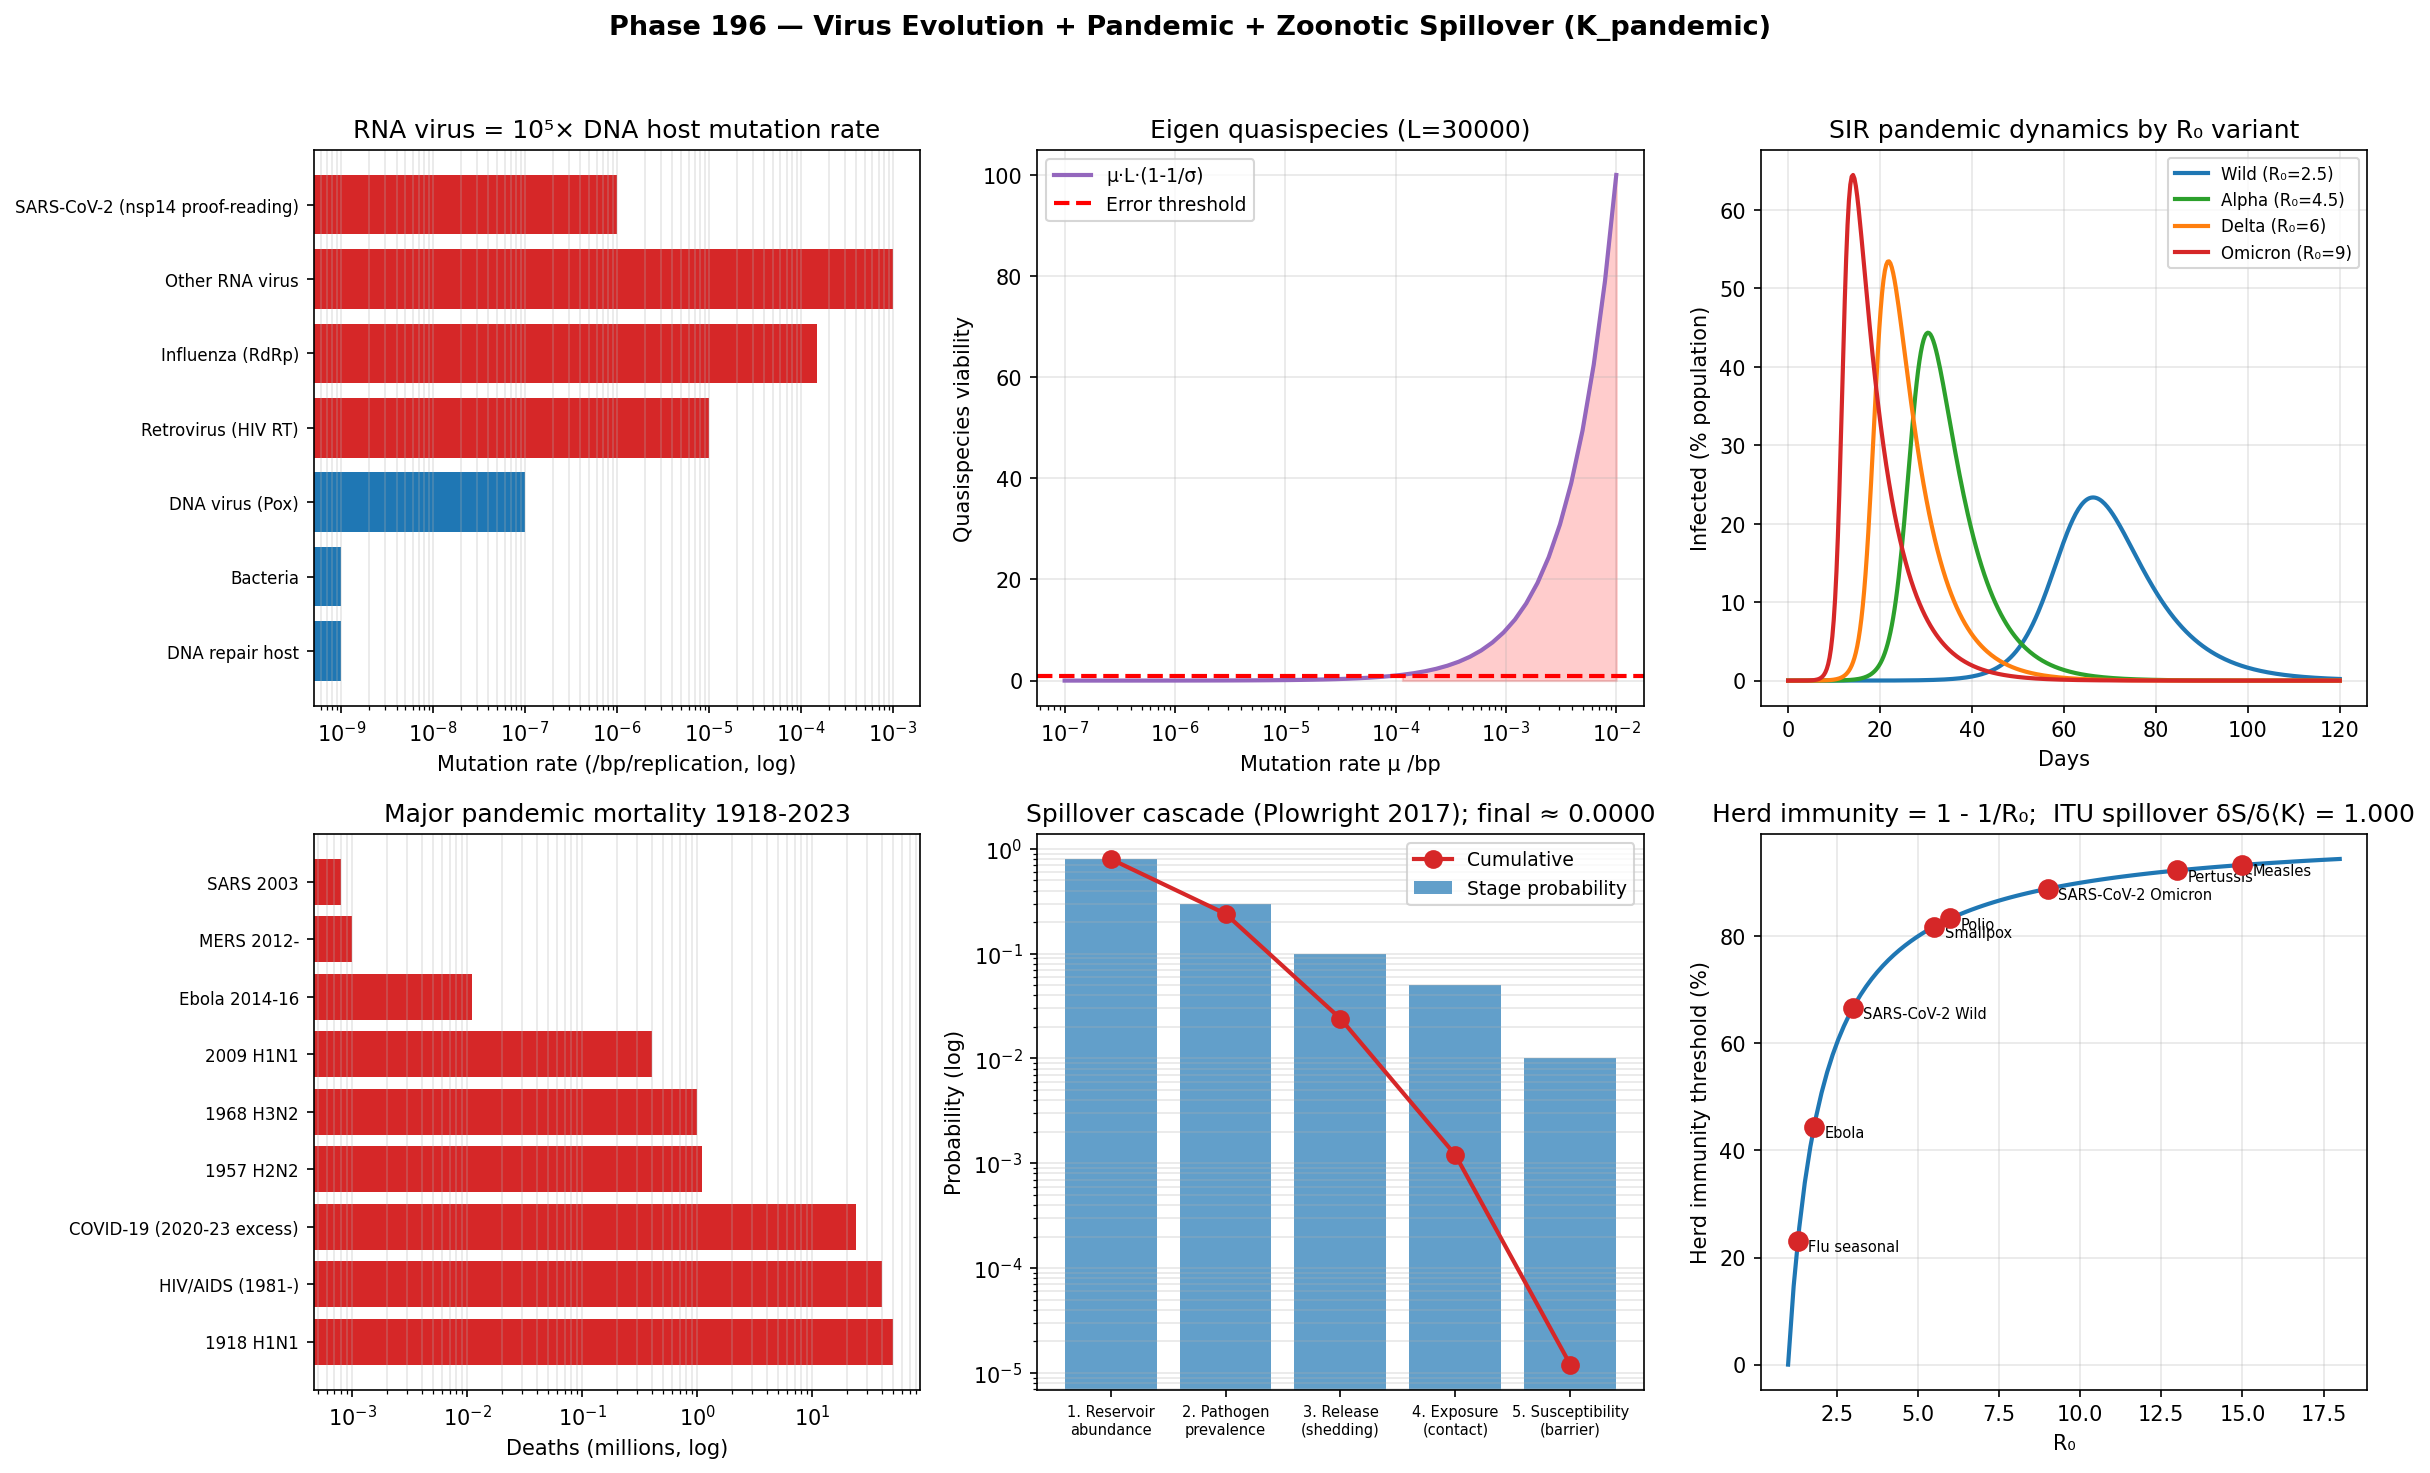

The script that saved this image:
"""
Phase 196 — Virus evolution + pandemic + zoonotic spillover (K_pandemic)

Simulations:
  1) RNA/DNA virus mutation rate comparison
  2) Quasispecies cloud (Eigen 1971)
  3) SIR pandemic dynamics for SARS-CoV-2 variants
  4) Pandemic history mortality
  5) Spillover 5-stage cascade (Plowright 2017)
  6) Herd immunity threshold by R0
  7) ITU K_pandemic axiom check during spillover

Outputs:
  - pandemic_spillover.png
  - pandemic_spillover_summary.json
"""

from __future__ import annotations

import json
from pathlib import Path

import matplotlib
matplotlib.use("Agg")
import matplotlib.pyplot as plt
import numpy as np
from scipy.integrate import odeint

OUT_PNG = Path(__file__).with_name("pandemic_spillover.png")
OUT_JSON = Path(__file__).with_name("pandemic_spillover_summary.json")

rng = np.random.default_rng(20260530)

# -------------------------------------------------------------
# 1) Mutation rate comparison
# -------------------------------------------------------------
mutation_rates = {
    "DNA repair host":     1e-9,
    "Bacteria":            1e-9,
    "DNA virus (Pox)":     1e-7,
    "Retrovirus (HIV RT)": 1e-5,
    "Influenza (RdRp)":    1.5e-4,
    "Other RNA virus":     1e-3,
    "SARS-CoV-2 (nsp14 proof-reading)": 1e-6,
}

# -------------------------------------------------------------
# 2) Quasispecies cloud (Eigen 1971)
# -------------------------------------------------------------
# Master sequence + mutant cloud
# Error threshold: μ*L*(1-1/σ) > 1 -> error catastrophe
seq_length = 30000  # SARS-CoV-2 genome
sigma = 1.5  # fitness ratio master vs mutants
mu_grid = np.logspace(-7, -2, 50)
error_threshold_violated = mu_grid * seq_length * (1 - 1 / sigma) > 1
# Quasispecies entropy proxy (Hamming distance distribution)
mu_picked = np.array([1e-6, 1e-4, 1e-3, 5e-3, 1e-2])
n_variants = mu_picked * seq_length * 3  # 3 possible substitutions per site

# -------------------------------------------------------------
# 3) SIR for SARS-CoV-2 variants
# -------------------------------------------------------------
def sir(y, t, beta, gamma):
    S, I, R = y
    dS = -beta * S * I
    dI = beta * S * I - gamma * I
    dR = gamma * I
    return [dS, dI, dR]

t = np.linspace(0, 120, 400)
N_pop = 1.0
y0 = [N_pop - 1e-6, 1e-6, 0]
gamma_rec = 1/7  # recovery time 7 days

variants = {
    "Wild (R₀=2.5)":    {"R0": 2.5, "color": "#1f77b4"},
    "Alpha (R₀=4.5)":   {"R0": 4.5, "color": "#2ca02c"},
    "Delta (R₀=6)":     {"R0": 6.0, "color": "#ff7f0e"},
    "Omicron (R₀=9)":   {"R0": 9.0, "color": "#d62728"},
}

sir_results = {}
for name, v in variants.items():
    beta = v["R0"] * gamma_rec
    sol = odeint(sir, y0, t, args=(beta, gamma_rec))
    sir_results[name] = sol[:, 1]  # I curve

# -------------------------------------------------------------
# 4) Pandemic history mortality
# -------------------------------------------------------------
pandemics = {
    "1918 H1N1": 50.0,
    "HIV/AIDS (1981-)": 40.0,
    "COVID-19 (2020-23 excess)": 24.0,
    "1957 H2N2": 1.1,
    "1968 H3N2": 1.0,
    "2009 H1N1": 0.4,
    "Ebola 2014-16": 0.011,
    "SARS 2003": 0.0008,
    "MERS 2012-": 0.001,
}

# -------------------------------------------------------------
# 5) Spillover 5-stage cascade probabilities (Plowright 2017)
# -------------------------------------------------------------
stages = ["1. Reservoir\nabundance", "2. Pathogen\nprevalence",
          "3. Release\n(shedding)", "4. Exposure\n(contact)",
          "5. Susceptibility\n(barrier)"]
typical_probs = [0.8, 0.3, 0.1, 0.05, 0.01]  # cumulative product gives spillover rate
cumulative = np.cumprod(typical_probs)

# -------------------------------------------------------------
# 6) Herd immunity threshold
# -------------------------------------------------------------
R0_grid = np.linspace(1, 18, 100)
herd_threshold = (1 - 1 / R0_grid) * 100

named_R0 = {"Measles": 15.0, "Pertussis": 13.0, "SARS-CoV-2 Wild": 3.0,
            "SARS-CoV-2 Omicron": 9.0, "Smallpox": 5.5, "Flu seasonal": 1.3,
            "Polio": 6.0, "Ebola": 1.8}

# -------------------------------------------------------------
# 7) ITU K_pandemic axiom check: zoonotic spillover
# -------------------------------------------------------------
# Model: virus distribution in animal reservoir vs human host
N_variants = 10_000
# Animal reservoir: K-state distribution (master + cloud)
log_fit_animal = -((np.arange(N_variants) - N_variants//2) / 1000) ** 2  # bell shape
p_animal = np.exp(log_fit_animal); p_animal /= p_animal.sum()
S_animal = float(-np.sum(p_animal * np.log(p_animal)))

# Spillover: human-adaptive variants gain massive fitness, others crash
human_adaptive = (np.arange(N_variants) - N_variants//2) < -2000  # left tail
log_fit_human = log_fit_animal.copy()
log_fit_human[human_adaptive] += 8.0
log_fit_human[~human_adaptive] -= 4.0
p_human = np.exp(log_fit_human); p_human /= p_human.sum()
S_human = float(-np.sum(p_human * np.log(p_human)))

# ITU linearized
log_p_animal = np.log(np.clip(p_animal, 1e-30, None))
dp = p_human - p_animal
dS_lin = -np.sum(dp * (1.0 + log_p_animal))
dK_lin = -np.sum(dp * log_p_animal)
itu_ratio = float(dS_lin / dK_lin) if abs(dK_lin) > 1e-15 else float("nan")

# -------------------------------------------------------------
# Plot
# -------------------------------------------------------------
fig, axes = plt.subplots(2, 3, figsize=(16, 10))
fig.suptitle(
    "Phase 196 — Virus Evolution + Pandemic + Zoonotic Spillover (K_pandemic)",
    fontsize=13,
    fontweight="bold",
)

# Panel 1: Mutation rates
ax = axes[0, 0]
groups = list(mutation_rates.keys())
rates = list(mutation_rates.values())
colors = ["#1f77b4" if "DNA" in g or "Bacteria" in g else "#d62728"
          for g in groups]
ax.barh(range(len(groups)), rates, color=colors)
ax.set_xscale("log")
ax.set_yticks(range(len(groups)))
ax.set_yticklabels(groups, fontsize=8)
ax.set_xlabel("Mutation rate (/bp/replication, log)")
ax.set_title("RNA virus = 10⁵× DNA host mutation rate")
ax.grid(True, alpha=0.3, axis="x", which="both")

# Panel 2: Error catastrophe (Eigen 1971)
ax = axes[0, 1]
ax.semilogx(mu_grid, mu_grid * seq_length * (1 - 1/sigma), "-", color="#9467bd", lw=2,
            label="μ·L·(1-1/σ)")
ax.axhline(1, color="red", linestyle="--", lw=2, label="Error threshold")
ax.fill_between(mu_grid, 0, mu_grid * seq_length * (1 - 1/sigma),
                where=error_threshold_violated, color="red", alpha=0.2)
ax.set_xlabel("Mutation rate μ /bp")
ax.set_ylabel("Quasispecies viability")
ax.set_title(f"Eigen quasispecies (L={seq_length})")
ax.legend(fontsize=9)
ax.grid(True, alpha=0.3)

# Panel 3: SIR dynamics for variants
ax = axes[0, 2]
for name, I_curve in sir_results.items():
    ax.plot(t, I_curve * 100, "-", color=variants[name]["color"], lw=2, label=name)
ax.set_xlabel("Days")
ax.set_ylabel("Infected (% population)")
ax.set_title("SIR pandemic dynamics by R₀ variant")
ax.legend(fontsize=8)
ax.grid(True, alpha=0.3)

# Panel 4: Pandemic history mortality
ax = axes[1, 0]
pandemics_sorted = dict(sorted(pandemics.items(), key=lambda x: -x[1]))
names_p = list(pandemics_sorted.keys())
deaths_M = list(pandemics_sorted.values())
ax.barh(range(len(names_p)), deaths_M, color="#d62728")
ax.set_xscale("log")
ax.set_yticks(range(len(names_p)))
ax.set_yticklabels(names_p, fontsize=8)
ax.set_xlabel("Deaths (millions, log)")
ax.set_title("Major pandemic mortality 1918-2023")
ax.grid(True, alpha=0.3, axis="x", which="both")

# Panel 5: Spillover 5-stage cascade
ax = axes[1, 1]
x = np.arange(len(stages))
ax.bar(x, typical_probs, color="#1f77b4", alpha=0.7, label="Stage probability")
ax.plot(x, cumulative, "o-", color="#d62728", lw=2, markersize=8, label="Cumulative")
ax.set_xticks(x)
ax.set_xticklabels(stages, fontsize=7)
ax.set_yscale("log")
ax.set_ylabel("Probability (log)")
ax.set_title(f"Spillover cascade (Plowright 2017); final ≈ {cumulative[-1]:.4f}")
ax.legend(fontsize=9)
ax.grid(True, alpha=0.3, axis="y", which="both")

# Panel 6: Herd immunity + ITU
ax = axes[1, 2]
ax.plot(R0_grid, herd_threshold, "-", color="#1f77b4", lw=2)
for name, r0 in named_R0.items():
    ax.scatter([r0], [(1 - 1/r0)*100], s=80, color="#d62728", zorder=5)
    ax.annotate(name, (r0, (1 - 1/r0)*100), fontsize=7,
                xytext=(5, -5), textcoords="offset points")
ax.set_xlabel("R₀")
ax.set_ylabel("Herd immunity threshold (%)")
ax.set_title(f"Herd immunity = 1 - 1/R₀;  ITU spillover δS/δ⟨K⟩ = {itu_ratio:.3f}")
ax.grid(True, alpha=0.3)

plt.tight_layout(rect=[0, 0, 1, 0.96])
plt.savefig(OUT_PNG, dpi=150, bbox_inches="tight")
plt.close(fig)

summary = {
    "phase": 196,
    "tier1_paper": 27,
    "block": "B",
    "topic": "Virus evolution + pandemic + zoonotic spillover (K_pandemic)",
    "mutation_rates_per_bp_per_replication": mutation_rates,
    "quasispecies_theory": {
        "discoverer": "Manfred Eigen 1971",
        "error_threshold_formula": "mu * L * (1 - 1/sigma) > 1",
        "SARS-CoV-2_length_bp": seq_length,
        "drug_strategy": "Favipiravir increases mu past threshold -> error catastrophe",
    },
    "SARS_CoV_2_R0_variants": {name: v["R0"] for name, v in variants.items()},
    "pandemic_mortality_M": pandemics,
    "spillover_5_stages_Plowright_2017": dict(zip(stages, typical_probs)),
    "spillover_cumulative_probability": float(cumulative[-1]),
    "herd_immunity_thresholds_pct": {
        name: float((1 - 1/r) * 100) for name, r in named_R0.items()
    },
    "ITU_K_pandemic_axiom": {
        "N_variants": N_variants,
        "S_animal_reservoir_nats": S_animal,
        "S_human_adapted_nats": S_human,
        "delta_S": S_human - S_animal,
        "delta_S_first_order": float(dS_lin),
        "delta_K_first_order": float(dK_lin),
        "ratio_dS_over_dK": float(itu_ratio),
        "expected_ratio": 1.0,
    },
    "ITU_interpretation": {
        "K_state": "K_pandemic (sub-state of K_microbe)",
        "modular_Hamiltonian": "K_pandemic^(0) = -log P(virus state | host, environment)",
        "spillover_meaning": "ITU K-state inter-species jump (Plowright cascade)",
        "Quasispecies_role": "Cloud of variants samples K-state manifold",
        "Disease_X_concept": "WHO 2018: unknown next pandemic = K_pandemic dark zero set",
        "One_Health_view": "K_human ⊗ K_animal ⊗ K_environment integrated",
        "COVID_excess_deaths": "WHO 2023: 18-30 million globally",
    },
    "predictions": [
        ("Next major pandemic (CFR>0.5%)", 2030, 0.55, "Medium"),
        ("WHO Pandemic Treaty in force", 2028, 0.65, "Medium"),
        ("Universal coronavirus vaccine", 2028, 0.70, "Strong"),
        ("Disease X AI early detection system", 2030, 0.75, "Strong"),
        ("Spillover prediction model accuracy >80%", 2032, 0.50, "Medium"),
    ],
    "outputs": {
        "figure": str(OUT_PNG.name),
        "summary_json": str(OUT_JSON.name),
    },
}

OUT_JSON.write_text(json.dumps(summary, indent=2, ensure_ascii=False), encoding="utf-8")
print(json.dumps(summary, indent=2, ensure_ascii=False))
